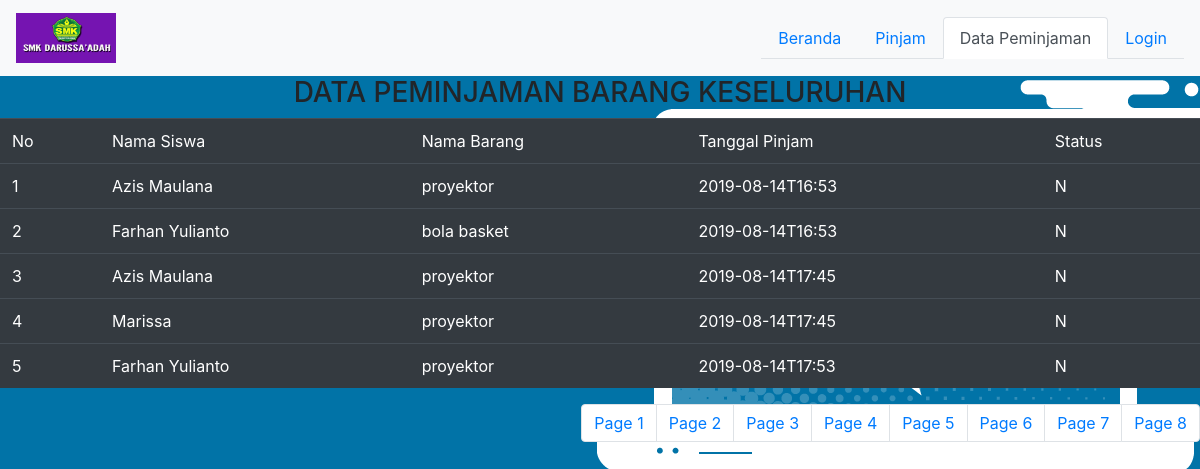
The page /data_pinjam_semua.php on the database its author committed.
### tables this page shows
CREATE TABLE `pinjam` (
  `id` int(11) NOT NULL,
  `nama_siswa` varchar(255) NOT NULL,
  `nama_barang` varchar(255) NOT NULL,
  `tanggal_pinjam` varchar(255) NOT NULL,
  `status` char(10) NOT NULL
);

### data_pinjam_semua.php (the view, shortened to what this page needs)
<html>
<head>
<link rel="stylesheet" href="https://stackpath.bootstrapcdn.com/bootstrap/4.2.1/css/bootstrap.min.css">
</head>
<body background="image/bg.png">
	<?php
include("koneksi.php");
?>
<?php
if(isset($_SESSION['sessionLogin'])) {
?>
<nav class="navbar navbar-light bg-light">
  <a class="navbar-brand" href="index_admin.php">
    <img src="image/logo.jpg" width="100" height="50" alt="">
  </a>
  <ul class="nav nav-tabs">
	<li class="nav-item">
    <a class="nav-link" href="index_admin.php">Beranda</a>
  </li>
  <li class="nav-item">
    <a class="nav-link" href="tambah_siswa.php">Tambah Siswa</a>
  </li>
  <li class="nav-item">
    <a class="nav-link" href="tambah_barang.php">Tambah Barang</a>
  </li>
  <li class="nav-item">
    <a class="nav-link active" href="data_pinjam.php">Data Peminjaman</a>
  </li>
  <li class="nav-item">
    <a class="nav-link" href="data_siswa.php">Data Siswa</a>
  </li>
  <li class="nav-item">
    <a class="nav-link" href="data_barang.php">Data Barang</a>
  </li>
  <li class="nav-item">
    <a class="nav-link" href="logout.php">Logout</a>
  </li>
</ul>
</nav>
<?php
}else{
 ?>
<nav class="navbar navbar-light bg-light">
  <a class="navbar-brand" href="index.php">
    <img src="image/logo.jpg" width="100" height="50" alt="">
  </a>
  <ul class="nav nav-tabs">
	<li class="nav-item">
    <a class="nav-link" href="index.php">Beranda</a>
  </li>
  <li class="nav-item">
    <a class="nav-link" href="pinjam.php">Pinjam</a>
  </li>
  <li class="nav-item">
    <a class="nav-link active" href="data_pinjam.php">Data Peminjaman</a>
  </li>
  <li class="nav-item">
    <a class="nav-link" href="login.php">Login</a>
  </li>
</ul>
</nav>
  <?php
}
?>
<center><h3>DATA PEMINJAMAN BARANG KESELURUHAN</h3></center>
<?php
	$no=1;
	$sqlCount = "select count(tanggal_pinjam) from pinjam";
	$query = mysqli_query($conn,$sqlCount) or die(mysqli_error($conn));
	$rsCount = mysqli_fetch_array($query);
	$banyakData = $rsCount[0];
	$page = isset($_GET['page']) ? $_GET['page'] : 1;
	$limit = 5;
	$mulai_dari = $limit * ($page - 1);
	$sql_limit = "select * from pinjam order by tanggal_pinjam limit $mulai_dari, $limit";
	$hasil = mysqli_query($conn, $sql_limit) or die(mysqli_error($conn));
?>
	<table class="table table-dark">
		<thead>
			<tr class="success">
				<td>No</td>
				<td>Nama Siswa</td>
				<td>Nama Barang</td>
				<td>Tanggal Pinjam</td>
				<td>Status</td>
			</tr>
		</thead>
	<tbody>
<?php
	$no=$no+(($page-1)*$limit);
	while ($data=mysqli_fetch_array($hasil)){
?>
	<tr class="success">
		<td><?php echo $no;?></td>
		<td><?php echo $data[1]; ?></td>
		<td><?php echo $data[2]; ?></td>
		<td><?php echo $data[3]; ?></td>
		<td><?php echo $data[4]; ?></td>
	</tr>
<?php
	$no++;
	}
?>
</tbody>
</table>
<ul class="pagination justify-content-end">
<?php
	$banyakHalaman = ceil($banyakData / $limit);
		for($i = 1; $i <= $banyakHalaman; $i++){
			if($page != $i){
				echo '<li class="page-item"><a class="page-link" href="data_pinjam_semua.php?page='.$i.'">Page '.$i.'</a></li> ';
			}else{
				echo '<li class="page-item"><a class="page-link" href="#">Page '.$i.'</a></li> ';
			}
		}
?>
</ul>
</body>
</html>

### rows shown on the page
pinjam: nama_siswa "Azis Maulana", nama_barang "proyektor", tanggal_pinjam "2019-08-14T16:53", status "N"
pinjam: nama_siswa "Farhan Yulianto", nama_barang "bola basket", tanggal_pinjam "2019-08-14T16:53", status "N"
pinjam: nama_siswa "Azis Maulana", nama_barang "proyektor", tanggal_pinjam "2019-08-14T17:45", status "N"
pinjam: nama_siswa "Marissa", nama_barang "proyektor", tanggal_pinjam "2019-08-14T17:45", status "N"
pinjam: nama_siswa "Farhan Yulianto", nama_barang "proyektor", tanggal_pinjam "2019-08-14T17:53", status "N"
